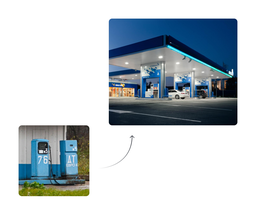
#> input picture images/4_1_original.png, 256 x 223 px, shrunk from 1240 x 1080 before the run, found by its file name
$ python recolor.py
#> lines starting #> are read from the running program, lines starting #| are printed output that depends on the picture
"""
Recolor diagram 4_1.png to match book-reader palette.

Mapping:
  Near-white bg (#e8e8e8 to #ffffff) → warm paper #F5F3EF
  Dark blues (#003060-#005080)       → muted deep navy #2A3F5F (--color-accent)
  Medium blues (#3060a0-#5090c0)     → softer navy #6B8AAF
  Near-blacks (#000000-#102030)      → warm graphite #2D3A35
  Grays (#707070-#b0b0b0)           → warm grays with slight olive tint
"""

from PIL import Image
import math

img = Image.open('images/4_1_original.png').convert('RGBA')
#> img is the input picture: PIL image 256x223 RGBA; mean R, G, B, A 194.6, 202.7, 207.8, 255
pixels = img.load()
w, h = img.size
#> w = 256; h = 223
out = img.copy()
out_px = out.load()

def dist(c1, c2):
    return math.sqrt(sum((a - b) ** 2 for a, b in zip(c1, c2)))

def lerp_color(c1, c2, t):
    return tuple(int(a + (b - a) * t) for a, b in zip(c1, c2))

# Paper color
PAPER = (245, 243, 239)  # #F5F3EF

# Target palette
DEEP_NAVY = (42, 63, 95)       # --color-accent #2A3F5F
SOFT_NAVY = (107, 138, 175)    # lighter navy for mid-blues
WARM_GRAPHITE = (45, 58, 53)   # #2D3A35 - dark olive-graphite
WARM_GRAY_DARK = (107, 103, 96)  # warm dark gray
WARM_GRAY_MID = (156, 152, 145)  # warm mid gray
WARM_GRAY_LIGHT = (195, 191, 184) # warm light gray

for y in range(h):
    for x in range(w):
        r, g, b, a = pixels[x, y]
        if a < 10:
            out_px[x, y] = (r, g, b, a)
            continue

        # --- BACKGROUND: near-whites → warm paper ---
        if r > 210 and g > 210 and b > 210:
            # Blend toward paper based on how white it is
            whiteness = min(r, g, b) / 255.0
            t = max(0, (whiteness - 0.82)) / 0.18  # 0 at gray, 1 at pure white
            new_color = lerp_color((r, g, b), PAPER, t * 0.9)
            out_px[x, y] = (*new_color, a)
            continue

        # --- NEAR-BLACK: → warm graphite ---
        brightness = (r + g + b) / 3
        if brightness < 40:
            # Check if it's blue-black or neutral black
            blue_dominance = b - max(r, g)
            if blue_dominance > 10:
                # Blue-black → deep navy
                t = min(1.0, (40 - brightness) / 40)
                new_color = lerp_color(DEEP_NAVY, WARM_GRAPHITE, 1 - t)
            else:
                # Neutral black → warm graphite
                t = min(1.0, (40 - brightness) / 40)
                new_color = lerp_color(WARM_GRAY_DARK, WARM_GRAPHITE, t)
            out_px[x, y] = (*new_color, a)
            continue

        # --- DARK BLUE (#003060 - #005080) → deep navy ---
        if b > 50 and b > r * 2 and b > g * 1.3 and brightness < 90:
            saturation = (max(r, g, b) - min(r, g, b)) / max(1, max(r, g, b))
            if saturation > 0.3:
                # Map to deep navy, preserving relative brightness
                t = min(1.0, brightness / 90)
                new_color = lerp_color(DEEP_NAVY, SOFT_NAVY, t)
                out_px[x, y] = (*new_color, a)
                continue

        # --- MEDIUM BLUE (#3060a0 - #6090d0) → soft navy ---
        if b > 80 and b > r * 1.3 and brightness >= 90 and brightness < 170:
            saturation = (max(r, g, b) - min(r, g, b)) / max(1, max(r, g, b))
            if saturation > 0.2:
                t = min(1.0, (brightness - 90) / 80)
                new_color = lerp_color(SOFT_NAVY, WARM_GRAY_LIGHT, t)
                out_px[x, y] = (*new_color, a)
                continue

        # --- GRAYS: add warm olive tint ---
        if brightness >= 40 and brightness <= 210:
            saturation = (max(r, g, b) - min(r, g, b)) / max(1, max(r, g, b))
            if saturation < 0.15:
                # Neutral gray → warm gray
                t = (brightness - 40) / 170  # 0=dark, 1=light
                if t < 0.33:
                    new_color = lerp_color(WARM_GRAPHITE, WARM_GRAY_DARK, t / 0.33)
                elif t < 0.66:
                    new_color = lerp_color(WARM_GRAY_DARK, WARM_GRAY_MID, (t - 0.33) / 0.33)
                else:
                    new_color = lerp_color(WARM_GRAY_MID, WARM_GRAY_LIGHT, (t - 0.66) / 0.34)
                out_px[x, y] = (*new_color, a)
                continue

        # --- FALLBACK: slightly warm-shift ---
        # Reduce blue channel slightly, add warmth
        new_r = min(255, r + 3)
        new_g = g
        new_b = max(0, b - 5)
        out_px[x, y] = (new_r, new_g, new_b, a)

out.save('images/4_1_recolored.png', optimize=True)
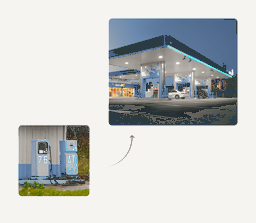
#> saved as 4_1_recolored.png: PIL image 256x223 RGBA; mean R, G, B, A 200.8, 202.9, 201.6, 255
print(f"Done: images/4_1_recolored.png ({w}x{h})")
#| Done: images/4_1_recolored.png (256x223)

$ run again, with images/4_3_original.png copied over images/4_1_original.png
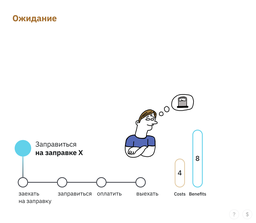
#> input picture images/4_3_original.png, 256 x 223 px, shrunk from 1240 x 1080 before the run, found by its file name
#> img is the input picture: PIL image 256x223 RGBA; mean R, G, B, A 249.3, 249.9, 250.2, 255
#> `out.save('images/4_1_recolored.png', optimize=True)`:
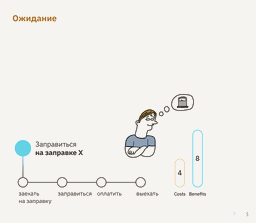
#> saved as 4_1_recolored.png: PIL image 256x223 RGBA; mean R, G, B, A 241.3, 239.8, 235.8, 255
#| Done: images/4_1_recolored.png (256x223)

$ run again, with images/4_4_original.png copied over images/4_1_original.png
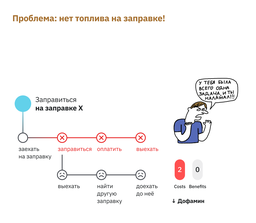
#> input picture images/4_4_original.png, 256 x 223 px, shrunk from 1240 x 1080 before the run, found by its file name
#> img is the input picture: PIL image 256x223 RGBA; mean R, G, B, A 247.7, 246.4, 246.5, 255
#> `out.save('images/4_1_recolored.png', optimize=True)`:
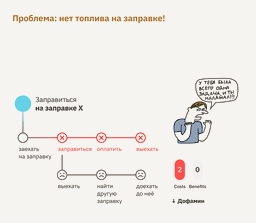
#> saved as 4_1_recolored.png: PIL image 256x223 RGBA; mean R, G, B, A 240.2, 236.9, 232.6, 255
#| Done: images/4_1_recolored.png (256x223)
